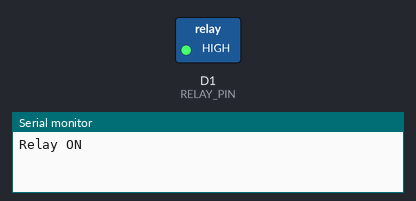
A sketch run on a simulated ESP8266 (NodeMCU). Shown: switched loads named in the sketch (green lamp = pin HIGH), the last lines printed to the serial monitor.

Above: at 1.0 s.
At 3.0 s:
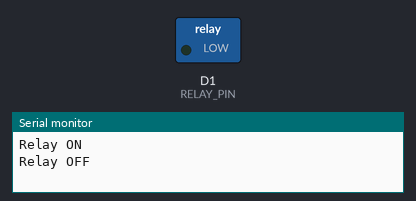
Timing chart, 0 to 5.2 s (numbered marks = the images above):
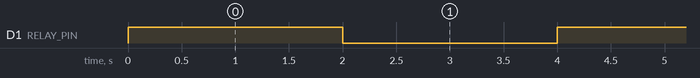

Measured:
- by itself, D1 (RELAY_PIN): alternates HIGH for 2.0 s and LOW for 2.0 s

The sketch:

relay.ino
```cpp
#define RELAY_PIN D1  // GPIO5

void setup() {
  pinMode(RELAY_PIN, OUTPUT);
  digitalWrite(RELAY_PIN, LOW);  // Relay OFF (active LOW for many modules)
  Serial.begin(9600);
}

void loop() {
  Serial.println("Relay ON");
  digitalWrite(RELAY_PIN, HIGH); // Relay ON (or LOW depending on module)
  delay(2000);

  Serial.println("Relay OFF");
  digitalWrite(RELAY_PIN, LOW); // Relay OFF
  delay(2000);
}
```
